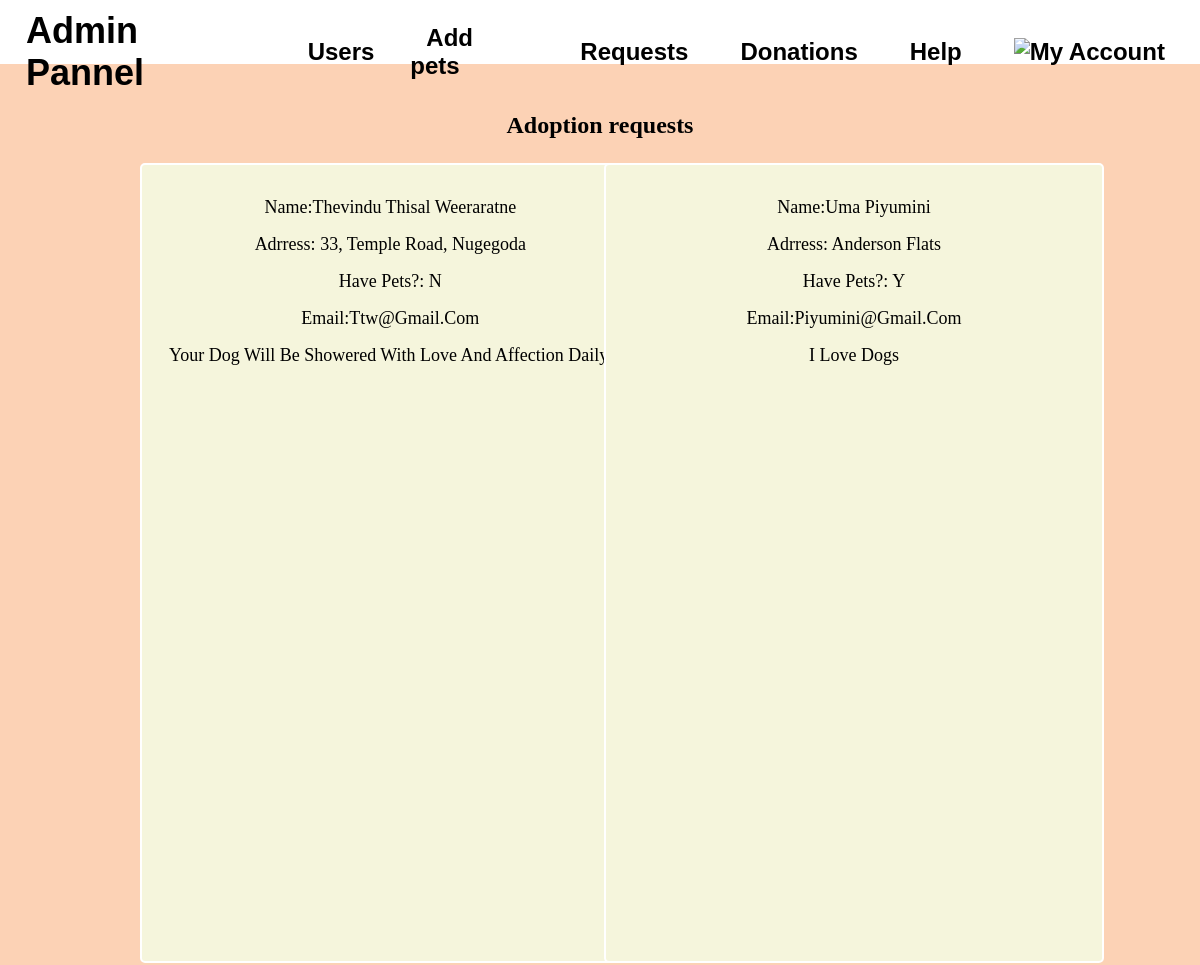
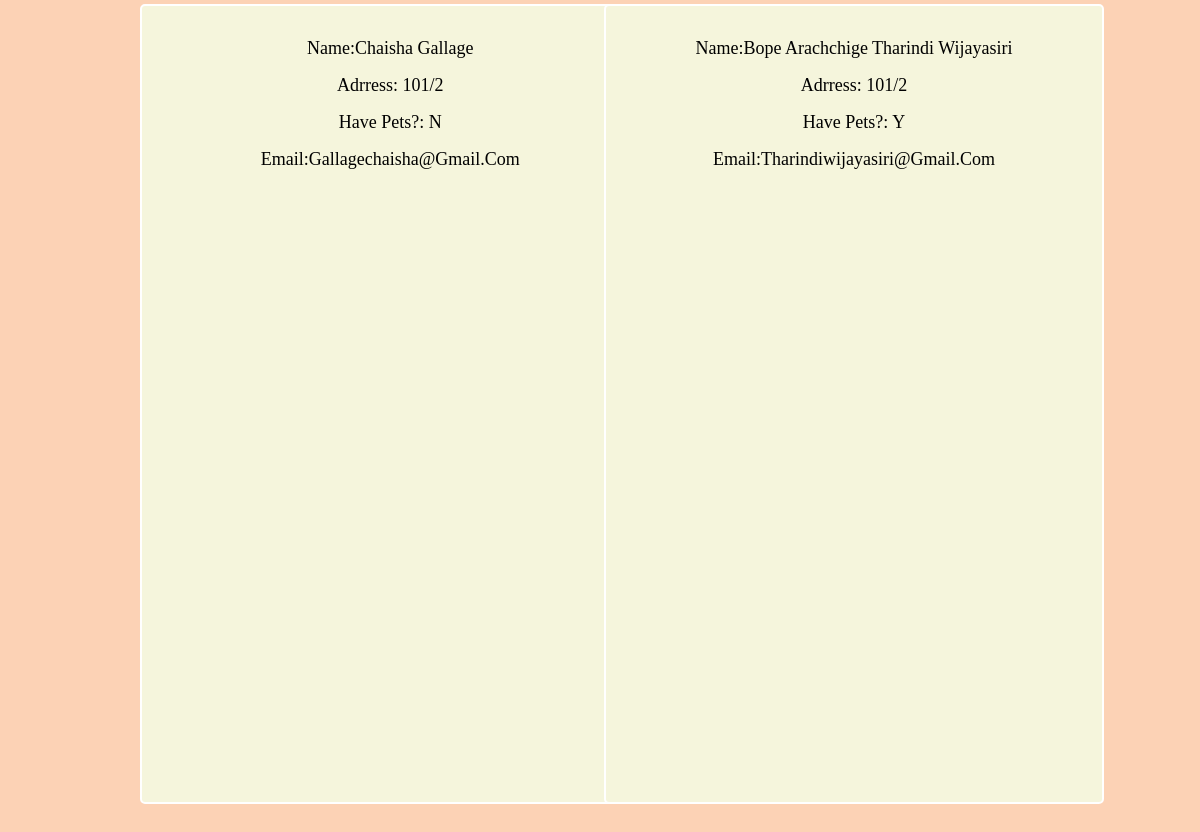
Screenshot of /admin/requestforms.php with the database file from the repository (2 pictures, top to bottom).
### tables this page shows
CREATE TABLE `requests` (
  `id` int(10) NOT NULL,
  `adopter_name` varchar(200) NOT NULL,
  `address` varchar(1000) NOT NULL,
  `havepets` varchar(10) NOT NULL,
  `adopter_email` varchar(200) NOT NULL,
  `takingcare` varchar(1000) NOT NULL
);

### admin/requestforms.php (the view, shortened to what this page needs)
<!DOCTYPE html>
<html lang="en">
<head>
    <link rel="stylesheet" type="text/css" href="styles3.css">
</head>
<body>
<?php include 'headeradmin.php';
 include 'connection.php'?>
<section class="show-pets">
	<h2><center>Adoption requests</center></h2>
		<div class="box-container">
			<?php
				$requests = mysqli_query($conn, "SELECT * FROM `requests`") or die('query failed');
				if(mysqli_num_rows($requests) > 0){
					while($fetch_requests = mysqli_fetch_assoc($requests)){
			?>
			<div class="box">
                <p>Name:<?php echo $fetch_requests['adopter_name']; ?></p>
				<p>Adrress: <?php echo $fetch_requests['address']; ?> </p>
				<p>Have pets?: <?php echo $fetch_requests['havepets']; ?> </p>
				<p>email:<?php echo $fetch_requests['adopter_email']; ?></p>
				<p class="detail"><?php echo $fetch_requests['takingcare']; ?></p>
			</div>
			<?php
					}
				}
			?>
		</div>
	</section>
            </body>
            </html>

### admin/styles3.css (style rules this page uses)
* { margin: 0; padding: 0; box-sizing: border-box; }
body { background-color: #FCD2B5; background-repeat: no-repeat; background-size: cover; }
.box-container { padding: 2% 8%; display: grid; grid-template-columns: repeat(auto-fit,minmax(18rem,1fr)); justify-content: center; align-items: center; }
.box-container .box { padding: 1rem 0; background: white; border: 2px solid white; margin: 1rem; text-align: center; border-radius: 5px; }
.box-container .box p { font-size: 18px; text-transform: capitalize; margin: 1rem 0; }
.show-pets { font-family: Georgia, 'Times New Roman', Times, serif; padding: 4%; }
.show-pets .box-container { grid-template-columns: repeat(auto-fit, minmax(25rem, 1fr)); }
.show-pets .box-container .box { background: beige; overflow: hidden; text-align: center; width: 500px; height: 800px; margin: 4px; margin-top: 2px; }

### rows the page displays
requests: adopter_name "Thevindu Thisal Weeraratne", address "33, Temple Road, Nugegoda", havepets "N", adopter_email "Ttw@gmail.com", takingcare "Your Dog Will Be Showered With Love And Affection Daily."
requests: adopter_name "Uma Piyumini", address "Anderson Flats", havepets "Y", adopter_email "Piyumini@gmail.com", takingcare "I Love Dogs"
requests: adopter_name "Chaisha Gallage", address "101/2", havepets "N", adopter_email "Gallagechaisha@gmail.com"
requests: adopter_name "Bope Arachchige Tharindi Wijayasiri", address "101/2", havepets "Y", adopter_email "Tharindiwijayasiri@gmail.com"
